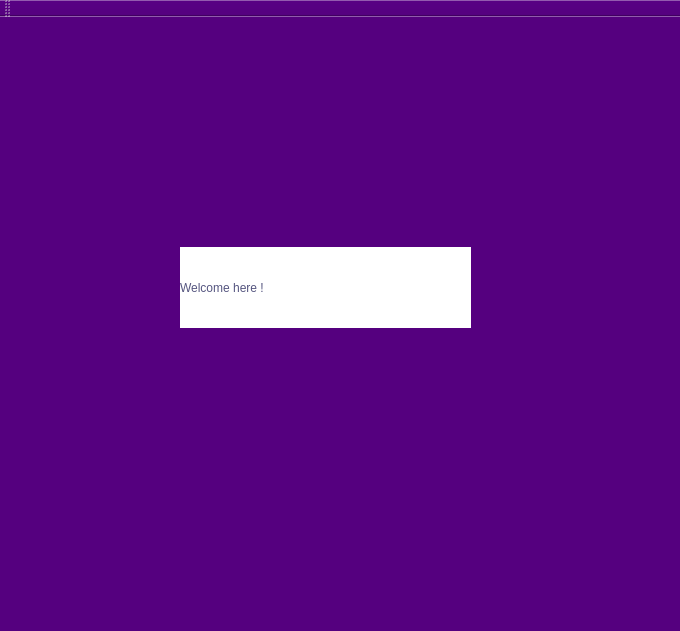
<?xml version="1.0" encoding="UTF-8"?>
<ui version="4.0">
 <class>aze</class>
 <widget class="QMainWindow" name="aze">
  <property name="geometry">
   <rect>
    <x>0</x>
    <y>0</y>
    <width>680</width>
    <height>631</height>
   </rect>
  </property>
  <property name="windowTitle">
   <string>SKYUP AIRLINE</string>
  </property>
  <property name="styleSheet">
   <string notr="true">background-color: rgb(85, 0, 127);</string>
  </property>
  <widget class="QWidget" name="centralWidget">
   <widget class="QLabel" name="label">
    <property name="geometry">
     <rect>
      <x>180</x>
      <y>230</y>
      <width>291</width>
      <height>81</height>
     </rect>
    </property>
    <property name="styleSheet">
     <string notr="true">background-color: rgb(255, 255, 255);
color: rgb(85, 85, 127);</string>
    </property>
    <property name="text">
     <string>Welcome here !</string>
    </property>
   </widget>
  </widget>
  <widget class="QMenuBar" name="menuBar">
   <property name="geometry">
    <rect>
     <x>0</x>
     <y>0</y>
     <width>680</width>
     <height>22</height>
    </rect>
   </property>
  </widget>
  <widget class="QToolBar" name="mainToolBar">
   <attribute name="toolBarArea">
    <enum>TopToolBarArea</enum>
   </attribute>
   <attribute name="toolBarBreak">
    <bool>false</bool>
   </attribute>
  </widget>
  <widget class="QStatusBar" name="statusBar"/>
 </widget>
 <layoutdefault spacing="6" margin="11"/>
 <resources/>
 <connections/>
</ui>
